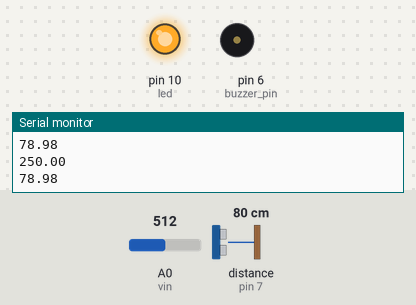
The sketch below on a simulated Arduino Uno, built with avr-gcc and run on an emulated ATmega328P. Shown: output pins drawn as LEDs (lit = HIGH), buzzer (waves = sounding, pin HIGH), the last lines printed to the serial monitor. Wiring (inferred from the names in the program): ultrasonic range finder: trigger pin 8; echo pin 7. The inputs (shaded band) are chosen by the test bench; at power-on: distance to the obstacle (sensor on pin 7) 80 cm, A0 (vin) = 512. The echo pulse lasts 58.3 µs per cm; pins used as bus, display or sensor lines are not drawn.

Above: at 1.8 s.
1.9 s: distance to the obstacle (sensor on pin 7) set to 53 cm
6.0 s: distance to the obstacle (sensor on pin 7) set to 46 cm
At 6.8 s:
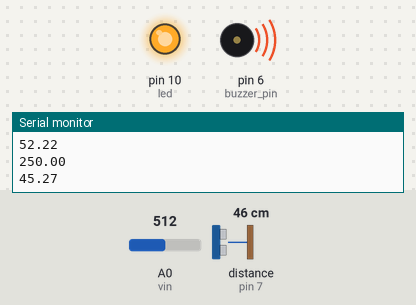
10.1 s: A0 (vin) set to 102
13.6 s: A0 (vin) set to 84
At 14.8 s:
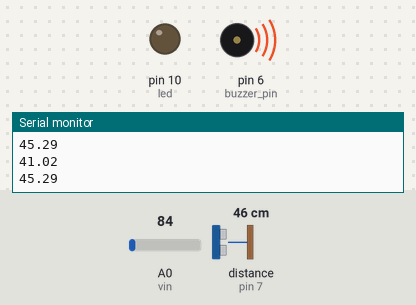
17.7 s: A0 (vin) set to 122
At 18.8 s:
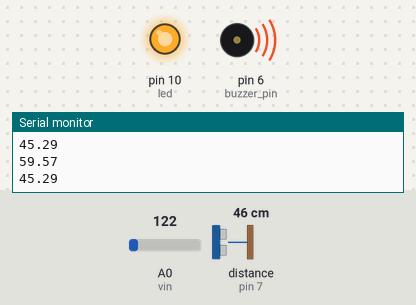
21.8 s: A0 (vin) set to 40
At 22.8 s:
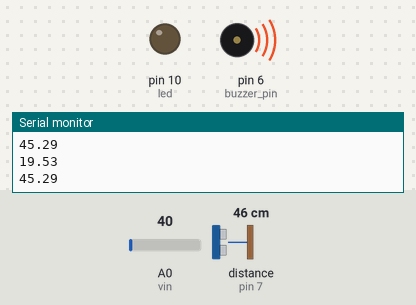
Timing chart, 0 to 24.8 s (numbered marks = the images above; inputs shaded):
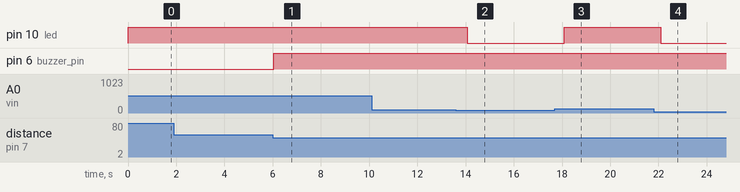

Measured:
- the behaviour switches between 51 and 50 cm on distance to the obstacle (sensor on pin 7) (found by bisection; images 0 and 1)
- the behaviour switches between 93 and 92 on A0 (vin) (found by bisection; images 1 and 2)
- after the input at 6.0 s, pin 6 (buzzer_pin): LOW → HIGH at once
- after the input at 13.6 s, pin 10 (led): HIGH → LOW after 0.46 s
- after the input at 17.7 s, pin 10 (led): LOW → HIGH after 0.38 s
- after the input at 21.8 s, pin 10 (led): HIGH → LOW after 0.30 s

The sketch:

mix.ino
```cpp
int vin=A0;
int led=10;
int trigger = 8;
int echo_pin=7;
int buzzer_pin=6;
void setup() {
  // put your setup code here, to run once:

   pinMode(vin,INPUT);
   pinMode(led,OUTPUT);
   pinMode(trigger,OUTPUT);
   pinMode(echo_pin,INPUT);
   pinMode(buzzer_pin,OUTPUT);

   digitalWrite(trigger,LOW);
    Serial.begin(9600);
}
void loop() {
  // put your main code here, to run repeatedly:
float val = analogRead(vin);
float mv=(500*val)/1024;
// Serial.print(mv);
float tmp=mv;
Serial.println(mv);
Serial.println();
if(tmp>45)
{
  digitalWrite(led,HIGH);
}
digitalWrite(trigger,HIGH);
delay(0.01);
digitalWrite(trigger,LOW);
 float duration = pulseIn(echo_pin,HIGH,10000);
 float dist;
 if(duration != 0)
 {
 float speed_=0.034;
 dist=speed_ * duration/2;
 if(dist <= 50 && dist >= 10)
 {
  digitalWrite(buzzer_pin,HIGH);

 }

 }
 Serial.println(dist);

  delay(1000);
  digitalWrite(led,LOW);
  digitalWrite(buzzer_pin,LOW);
}
```
